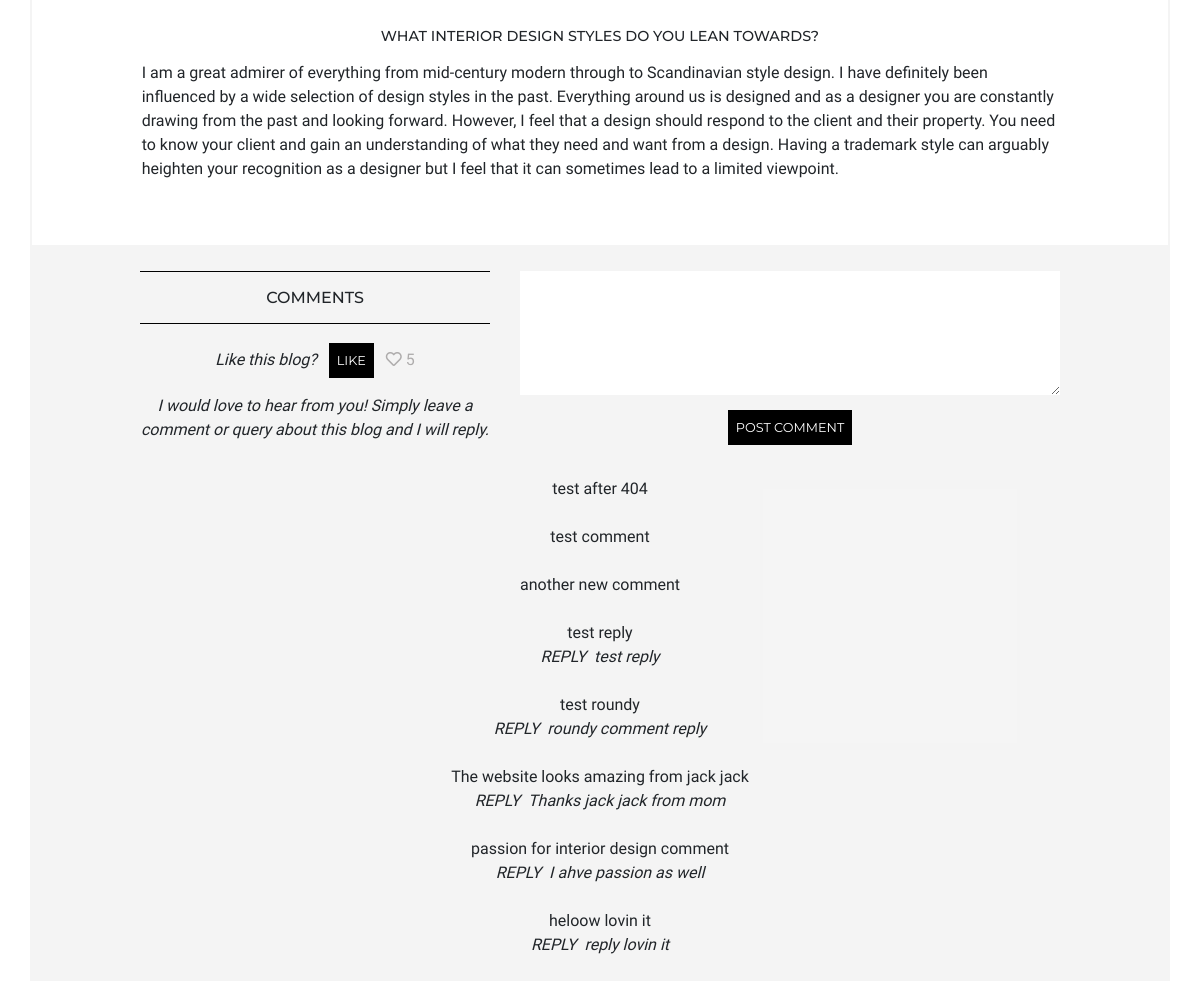
The page /blog/3 (lower part) on the database as committed earlier.
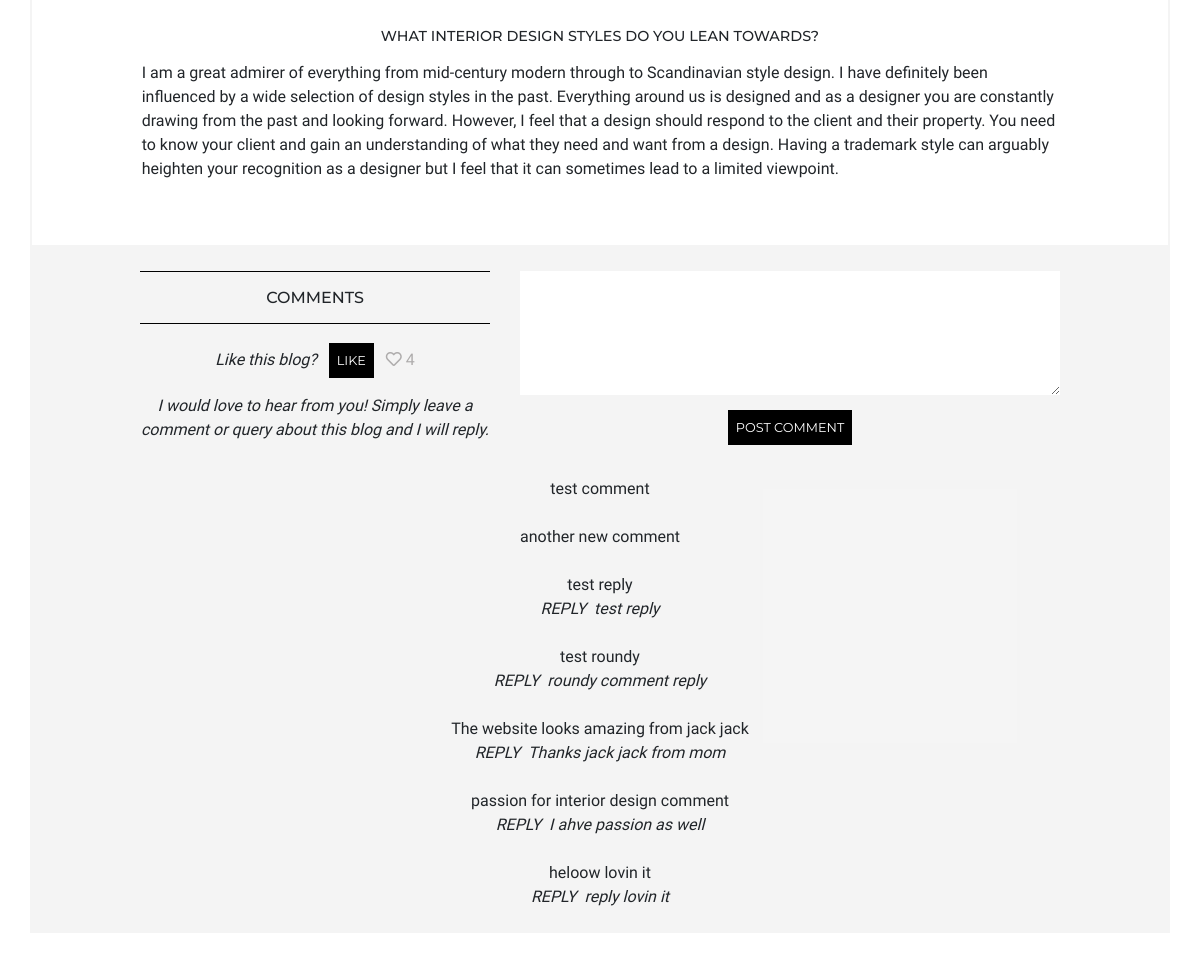
The same page on the database as committed later.
### blog/models.py (models this page shows, shortened)
class Section(models.Model):
    blog = models.ForeignKey('Blog', on_delete=models.CASCADE, related_name='sections') #gotta have
    title = models.CharField(max_length=500, blank=True) # char blank
    content = models.TextField()
    image = models.ImageField(blank=True, upload_to='blog_images') # ?
    caption = models.CharField(max_length=200, blank=True)
    caption_url = models.URLField(max_length=200, blank=True)
    exclude = models.BooleanField(default=False)

class Blog(models.Model):
    category = models.ForeignKey('Category', on_delete=models.CASCADE, related_name='blogs') # no null !!!
    title = models.CharField(max_length=50) # char blank - no blank
    date = models.DateField(default=timezone.now) # auto
    image = models.ImageField(default='blog_default.jpg', upload_to='blog_images') # image blank
    content = models.TextField(blank=True) # text blank
    order = models.IntegerField(null=True, blank=True) # null ok - should not be required in form!!!
    exclude = models.BooleanField(default=False) # yes no
    like = models.IntegerField(default=0)

class Comment(models.Model):
    blog = models.ForeignKey('Blog', on_delete=models.CASCADE, related_name='comments')
    date = models.DateField(default=timezone.now)
    content = models.TextField() # don't want this to blank ever
    reply = models.TextField(blank=True)
    exclude = models.BooleanField(default=False)

### blog/views.py (the view, shortened to what this page needs)
# urls.py: path('<pk>', views.blog, name='blog'),
def blog(request, pk):
    blog = Blog.objects.get(pk=pk)
    sections = Section.objects.filter(blog=blog)
    comments = Comment.objects.filter(exclude=False, blog=blog).order_by('-id')
    form = CommentForm()
    context = {'title': 'Blog', 'blog': blog, 'sections': sections, 'comments': comments, 'form': form}
    return render(request, 'blog/blog.html', context)

### blog/forms.py
class CommentForm(forms.ModelForm):
    class Meta:
        model = Comment
        fields = ['content']
        labels = {'content': _(''),}
        widgets = {'content': Textarea(attrs={'rows':5, 'class': 'textarea-style'}),}

### blog/templates/blog/blog.html (shortened to what this page needs)
{% extends 'base.html' %}
{% block content%}
<section class="row border-color--stone">
    <div class="col-12 col-lg-10 offset-lg-1 mb-5">
        {% for section in sections %}
        <div class="mt-5">
            <h3 class="h-section">{{ section.title }}</h3>
            <p>{{ section.content|linebreaks }}</p>
        </div>
        {% endfor %}
    </div>
</section>
<section class="row bg-color--stone pt-4 mb-4">
    <header class="col-12 col-md-5 col-lg-4 offset-lg-1 text-center">
        <div class="header-border">
            <h1 class="header-title mt-2">COMMENTS</h1>
        </div>
        <span class="d-inline-block mt-4">Like this blog?</span>
        <a class="d-inline-block button-a" href="{% url 'like' pk=blog.id %}">Like</a>
        <i class="far fa-heart mute"></i>
        <mute>{{ blog.like }}</mute>
        <span class="d-block mt-2 mb-2">I would love to hear from you! Simply leave a comment or query about this blog and I will reply.
        </span>
    </header>
    <div class="col-12 col-md-7 col-lg-6 text-center">
        <form method="POST">
            {{ form }}
            <button type="submit">POST COMMENT</button>
        </form>
    </div>
    <div class="col-12 col-lg-10 offset-lg-1 text-center mt-4">
        {% for comment in comments %}
        <p class="mb-4">{{ comment.content }} <br>
            {% if comment.reply %}
            <span class="mr-2">REPLY</span><span class="">{{ comment.reply }}</span></p>
        {% endif %}
        {% endfor %}
    </div>
</section>
{% endblock %}

Rows that differ between the two databases and show on the page:
removed Comment: content "test after 404"
changed Blog: like "5" → "4"
